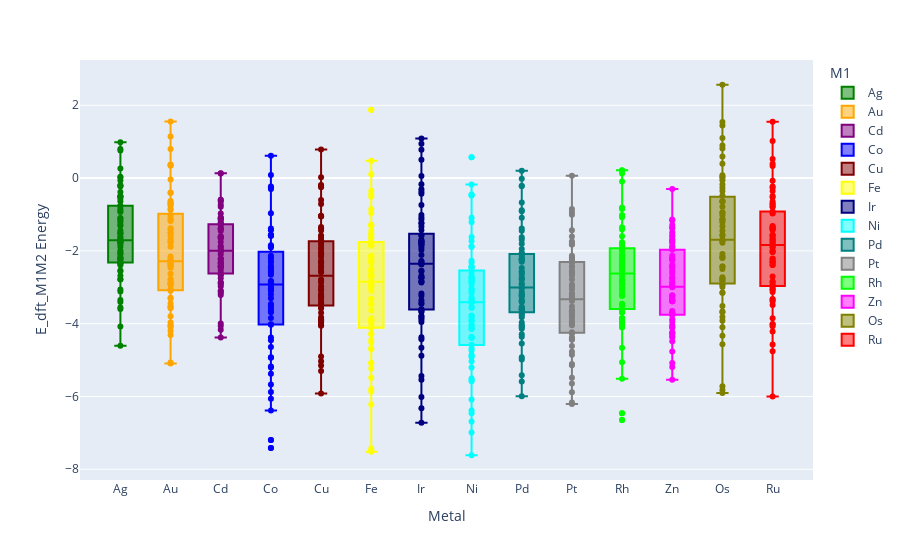

Notebook source saved alongside this figure:
### Markdown cell above
## Boxplot Metal Edft_coh_iqr_df

### Code cell
fig = plot_categorical_energy_boxplot(
    df=Edft_coh_iqr_df,
    x_col='M1',
    color_map=metal_colors,
    y_col='E_dft_M1M2',
    hover_col='system_dacs',
    x_title='Metal',
    y_title='E_dft_M1M2 Energy',
    file_name='Edft_boxplot_iqr'
)


fig.show()

### Figure 1 — Plotly figure (JSON) as saved in the notebook; plotly's stock layout.template omitted (floating-point values rounded to 4 significant figures; data arrays with more than 128 entries replaced by an {"elided": "..."} marker saying what was removed)
{"data": [{"alignmentgroup": "True", "hovertemplate": "M1=%{x}<br>E_dft_M1M2=%{y}<extra></extra>", "legendgroup": "Ag", "marker": {"color": "#008000"}, "name": "Ag", "notched": false, "offsetgroup": "Ag", "orientation": "v", "showlegend": true, "type": "box", "x": ["Ag", "Ag", "Ag", "Ag", "Ag", "Ag", "Ag", "Ag", "Ag", "Ag", "Ag", "Ag", "Ag", "Ag", "Ag", "Ag", "Ag", "Ag", "Ag", "Ag", "Ag", "Ag", "Ag", "Ag", "Ag", "Ag", "Ag", "Ag", "Ag", "Ag", "Ag", "Ag", "Ag", "Ag", "Ag", "Ag", "Ag", "Ag", "Ag", "Ag", "Ag", "Ag", "Ag", "Ag", "Ag", "Ag", "Ag", "Ag", "Ag", "Ag", "Ag", "Ag", "Ag", "Ag", "Ag", "Ag", "Ag", "Ag", "Ag", "Ag", "Ag", "Ag", "Ag", "Ag", "Ag", "Ag", "Ag"], "x0": " ", "xaxis": "x", "y": [-4.081, -3.348, 0.2607, -3.596, -0.2033, -0.3843, -2.54, -1.643, -4.606, -1.757, -3.406, -0.8493, -2.202, -0.5023, -2.392, -3.556, -1.997, -2.341, -3.115, -2.087, 0.03472, -0.6363, -1.508, -0.2283, -1.885, -0.9043, -1.283, -1.312, -0.4983, -1.753, -1.706, -2.341, -2.034, -0.06828, -1.167, -0.7573, -2.21, -2.227, -2.685, -0.5583, -0.9303, -1.103, -1.54, -2.779, -2.332, -2.786, -2.558, -0.7653, -2.08, -2.175, -1.627, -1.499, -1.751, -2.282, -1.208, -3.061, 0.9837, -0.1963, 0.7607, 0.01272, 0.8017, -1.096, -0.5103, -1.438, -1.762, -1.716, -1.818], "y0": " ", "yaxis": "y"}, {"alignmentgroup": "True", "hovertemplate": "M1=%{x}<br>E_dft_M1M2=%{y}<extra></extra>", "legendgroup": "Au", "marker": {"color": "#ffa500"}, "name": "Au", "notched": false, "offsetgroup": "Au", "orientation": "v", "showlegend": true, "type": "box", "x": ["Au", "Au", "Au", "Au", "Au", "Au", "Au", "Au", "Au", "Au", "Au", "Au", "Au", "Au", "Au", "Au", "Au", "Au", "Au", "Au", "Au", "Au", "Au", "Au", "Au", "Au", "Au", "Au", "Au", "Au", "Au", "Au", "Au", "Au", "Au", "Au", "Au", "Au", "Au", "Au", "Au", "Au", "Au", "Au", "Au", "Au", "Au", "Au", "Au", "Au", "Au", "Au", "Au", "Au", "Au", "Au", "Au", "Au", "Au", "Au", "Au", "Au", "Au", "Au", "Au"], "x0": " ", "xaxis": "x", "y": [-5.066, -3.796, 0.3374, -4.035, -1.599, -0.4056, -3.095, -2.283, -5.092, -2.152, -4.062, -0.6966, -0.8506, -3.311, -4.309, -2.63, -3.053, -3.448, -4.091, -4.197, -2.918, -0.04257, -0.7326, -1.741, -0.6646, -2.291, -1.413, -1.889, -1.504, -0.4046, -2.463, -2.41, -2.776, -2.231, -1.018, -1.695, -1.089, -2.888, -2.805, -3.075, -0.8686, -1.151, -1.768, -3.534, -2.93, -3.529, -3.288, -2.883, -2.309, -2.351, -2.396, -3.576, -3.972, 1.557, 0.3634, 1.142, 0.3654, 0.7974, -1.183, -0.7576, -0.6296, -1.497, -1.379, -2.262, -2.353], "y0": " ", "yaxis": "y"}, {"alignmentgroup": "True", "hovertemplate": "M1=%{x}<br>E_dft_M1M2=%{y}<extra></extra>", "legendgroup": "Cd", "marker": {"color": "#800080"}, "name": "Cd", "notched": false, "offsetgroup": "Cd", "orientation": "v", "showlegend": true, "type": "box", "x": ["Cd", "Cd", "Cd", "Cd", "Cd", "Cd", "Cd", "Cd", "Cd", "Cd", "Cd", "Cd", "Cd", "Cd", "Cd", "Cd", "Cd", "Cd", "Cd", "Cd", "Cd", "Cd", "Cd", "Cd", "Cd", "Cd", "Cd", "Cd", "Cd", "Cd", "Cd", "Cd", "Cd", "Cd", "Cd", "Cd", "Cd", "Cd", "Cd", "Cd", "Cd", "Cd", "Cd", "Cd", "Cd", "Cd", "Cd", "Cd", "Cd", "Cd", "Cd", "Cd", "Cd", "Cd", "Cd", "Cd", "Cd", "Cd", "Cd", "Cd", "Cd"], "x0": " ", "xaxis": "x", "y": [-4.168, -4.379, -1.108, -4.062, -0.7902, -0.6402, -1.639, -2.613, -3.994, -2.213, -2.859, -1.598, -2.0, -1.379, -3.102, -1.891, -2.455, -3.156, -1.616, -0.7332, -1.213, -2.009, -0.9702, -2.323, -1.394, -1.455, -1.08, -2.33, -2.879, -2.658, 0.1228, -1.755, -1.655, -2.532, -2.666, -3.102, -1.154, -1.292, -1.87, -1.993, -2.749, -2.98, -0.6032, -1.96, -2.09, -2.207, -1.253, -2.42, -2.914, -2.388, -1.12, -3.21, 0.1308, -1.098, -0.5932, -1.396, -1.275, -2.254, -2.329, -2.423, -2.446], "y0": " ", "yaxis": "y"}, {"alignmentgroup": "True", "hovertemplate": "M1=%{x}<br>E_dft_M1M2=%{y}<extra></extra>", "legendgroup": "Co", "marker": {"color": "#0000ff"}, "name": "Co", "notched": false, "offsetgroup": "Co", "orientation": "v", "showlegend": true, "type": "box", "x": ["Co", "Co", "Co", "Co", "Co", "Co", "Co", "Co", "Co", "Co", "Co", "Co", "Co", "Co", "Co", "Co", "Co", "Co", "Co", "Co", "Co", "Co", "Co", "Co", "Co", "Co", "Co", "Co", "Co", "Co", "Co", "Co", "Co", "Co", "Co", "Co", "Co", "Co", "Co", "Co", "Co", "Co", "Co", "Co", "Co", "Co", "Co", "Co", "Co", "Co", "Co", "Co", "Co", "Co", "Co", "Co", "Co", "Co", "Co", "Co"], "x0": " ", "xaxis": "x", "y": [-6.065, -7.198, -7.419, -5.88, -4.926, -5.375, -6.387, -4.934, -4.639, -5.669, -4.383, -4.456, -5.179, -5.204, -3.105, -1.591, -1.848, -2.549, -1.908, -2.841, -2.488, -2.409, -1.57, -3.064, -2.889, -3.535, -2.961, -1.563, -2.879, -2.587, -3.461, -3.305, -4.016, -2.174, -2.135, -2.573, -2.458, -3.686, -4.032, -2.251, -3.197, -3.502, -3.04, -3.047, -2.825, -3.619, -3.845, -2.311, -3.669, 0.6122, -0.2648, 0.08116, -0.2308, -0.2988, -1.435, -0.9668, -1.57, -1.872, -1.385, -2.655], "y0": " ", "yaxis": "y"}, {"alignmentgroup": "True", "hovertemplate": "M1=%{x}<br>E_dft_M1M2=%{y}<extra></extra>", "legendgroup": "Cu", "marker": {"color": "#800000"}, "name": "Cu", "notched": false, "offsetgroup": "Cu", "orientation": "v", "showlegend": true, "type": "box", "x": ["Cu", "Cu", "Cu", "Cu", "Cu", "Cu", "Cu", "Cu", "Cu", "Cu", "Cu", "Cu", "Cu", "Cu", "Cu", "Cu", "Cu", "Cu", "Cu", "Cu", "Cu", "Cu", "Cu", "Cu", "Cu", "Cu", "Cu", "Cu", "Cu", "Cu", "Cu", "Cu", "Cu", "Cu", "Cu", "Cu", "Cu", "Cu", "Cu", "Cu", "Cu", "Cu", "Cu", "Cu", "Cu", "Cu", "Cu", "Cu", "Cu", "Cu", "Cu", "Cu", "Cu", "Cu", "Cu", "Cu", "Cu", "Cu", "Cu", "Cu", "Cu", "Cu", "Cu", "Cu", "Cu", "Cu", "Cu", "Cu"], "x0": " ", "xaxis": "x", "y": [-5.918, -5.031, -1.376, -5.299, -1.592, -1.675, -0.2017, -4.046, -3.176, -3.228, -4.902, -1.055, -3.562, -1.909, -3.957, -5.15, -3.417, -3.939, -4.06, -3.376, -3.076, -1.033, -1.964, -2.818, -1.444, -2.069, -2.529, -2.588, -1.828, -2.973, -3.066, -3.7, -3.434, -1.344, -2.272, -2.047, -3.279, -3.978, -1.583, -2.167, -2.336, -2.869, -3.896, -3.437, -3.896, -3.907, -1.768, -3.252, -3.252, -2.785, -2.459, -3.062, -3.577, -3.821, -2.406, -3.293, 0.7853, -0.2527, 0.02231, -0.6027, -0.1927, -1.706, -1.05, -0.7107, -2.095, -2.314, -2.114, -2.564], "y0": " ", "yaxis": "y"}, {"alignmentgroup": "True", "hovertemplate": "M1=%{x}<br>E_dft_M1M2=%{y}<extra></extra>", "legendgroup": "Fe", "marker": {"color": "#ffff00"}, "name": "Fe", "notched": false, "offsetgroup": "Fe", "orientation": "v", "showlegend": true, "type": "box", "x": ["Fe", "Fe", "Fe", "Fe", "Fe", "Fe", "Fe", "Fe", "Fe", "Fe", "Fe", "Fe", "Fe", "Fe", "Fe", "Fe", "Fe", "Fe", "Fe", "Fe", "Fe", "Fe", "Fe", "Fe", "Fe", "Fe", "Fe", "Fe", "Fe", "Fe", "Fe", "Fe", "Fe", "Fe", "Fe", "Fe", "Fe", "Fe", "Fe", "Fe", "Fe", "Fe", "Fe", "Fe", "Fe", "Fe", "Fe", "Fe", "Fe", "Fe", "Fe", "Fe", "Fe", "Fe", "Fe", "Fe", "Fe", "Fe", "Fe", "Fe", "Fe", "Fe", "Fe", "Fe", "Fe", "Fe", "Fe"], "x0": " ", "xaxis": "x", "y": [-5.861, -7.517, -7.474, -5.798, -4.702, -7.429, -5.231, -6.223, -4.447, -4.675, -4.52, -5.487, -4.292, -4.268, -5.087, -5.075, -3.094, -1.316, -1.627, -2.289, -1.661, -2.559, -2.27, -2.139, -2.664, -1.28, -2.847, -2.66, -3.473, -2.855, -1.448, -2.722, -2.331, -3.338, -3.043, -3.917, -1.85, -1.743, -2.486, -2.142, -4.111, -3.455, -4.111, -3.917, -1.852, -2.53, -3.319, -2.935, -2.936, -2.691, -3.634, -3.857, -2.191, -3.988, 1.875, 0.4754, -0.5136, 0.1044, -0.4436, -0.3466, -0.8546, -1.29, -0.9616, -1.563, -1.793, -1.533, -2.98], "y0": " ", "yaxis": "y"}, {"alignmentgroup": "True", "hovertemplate": "M1=%{x}<br>E_dft_M1M2=%{y}<extra></extra>", "legendgroup": "Ir", "marker": {"color": "#000080"}, "name": "Ir", "notched": false, "offsetgroup": "Ir", "orientation": "v", "showlegend": true, "type": "box", "x": ["Ir", "Ir", "Ir", "Ir", "Ir", "Ir", "Ir", "Ir", "Ir", "Ir", "Ir", "Ir", "Ir", "Ir", "Ir", "Ir", "Ir", "Ir", "Ir", "Ir", "Ir", "Ir", "Ir", "Ir", "Ir", "Ir", "Ir", "Ir", "Ir", "Ir", "Ir", "Ir", "Ir", "Ir", "Ir", "Ir", "Ir", "Ir", "Ir", "Ir", "Ir", "Ir", "Ir", "Ir", "Ir", "Ir", "Ir", "Ir", "Ir", "Ir", "Ir", "Ir", "Ir", "Ir", "Ir", "Ir", "Ir", "Ir", "Ir", "Ir", "Ir", "Ir", "Ir", "Ir", "Ir", "Ir", "Ir", "Ir", "Ir"], "x0": " ", "xaxis": "x", "y": [-5.538, -6.017, -3.666, -6.325, -2.543, -3.846, -3.675, -4.881, -3.891, -6.72, -4.375, -5.44, -3.606, -3.953, -2.841, -3.785, -4.665, -3.431, -3.451, -4.427, -2.747, -0.1692, -0.7412, -1.235, -1.083, -1.763, -1.757, -1.563, -1.904, -0.3762, -2.281, -1.973, -2.683, -1.828, -1.017, -2.292, -1.743, -2.737, -2.351, -3.174, -1.427, -1.14, -1.694, -1.244, -3.614, -2.871, -3.614, -3.234, -1.587, -2.562, -2.842, -2.114, -2.353, -1.728, -2.727, -3.358, -1.809, -3.809, 0.7778, 1.089, 0.9398, 0.5008, 0.0588, -0.3042, -0.4282, -1.837, -1.333, -2.348, -2.371], "y0": " ", "yaxis": "y"}, {"alignmentgroup": "True", "hovertemplate": "M1=%{x}<br>E_dft_M1M2=%{y}<extra></extra>", "legendgroup": "Ni", "marker": {"color": "#00ffff"}, "name": "Ni", "notched": false, "offsetgroup": "Ni", "orientation": "v", "showlegend": true, "type": "box", "x": ["Ni", "Ni", "Ni", "Ni", "Ni", "Ni", "Ni", "Ni", "Ni", "Ni", "Ni", "Ni", "Ni", "Ni", "Ni", "Ni", "Ni", "Ni", "Ni", "Ni", "Ni", "Ni", "Ni", "Ni", "Ni", "Ni", "Ni", "Ni", "Ni", "Ni", "Ni", "Ni", "Ni", "Ni", "Ni", "Ni", "Ni", "Ni", "Ni", "Ni", "Ni", "Ni", "Ni", "Ni", "Ni", "Ni", "Ni", "Ni", "Ni", "Ni", "Ni", "Ni", "Ni", "Ni", "Ni", "Ni", "Ni", "Ni", "Ni", "Ni", "Ni", "Ni", "Ni", "Ni", "Ni", "Ni", "Ni", "Ni"], "x0": " ", "xaxis": "x", "y": [-6.383, -6.689, -4.116, -6.988, -3.102, -5.547, -4.74, -7.615, -4.916, -6.462, -4.685, -5.03, -4.898, -6.084, -4.856, -5.201, -5.505, -5.585, -3.775, -1.729, -2.452, -3.071, -2.274, -3.325, -2.734, -2.868, -3.031, -1.879, -3.366, -3.285, -4.029, -3.401, -1.885, -3.163, -2.843, -3.925, -3.787, -4.358, -2.438, -2.497, -2.758, -2.773, -4.584, -4.146, -4.585, -4.39, -2.684, -3.915, -4.137, -3.572, -3.541, -3.428, -4.064, -4.389, -2.821, -3.842, 0.5745, -0.4505, -0.1775, -0.4695, -0.4785, -1.204, -1.618, -1.093, -2.327, -2.422, -2.586, -2.92], "y0": " ", "yaxis": "y"}, {"alignmentgroup": "True", "hovertemplate": "M1=%{x}<br>E_dft_M1M2=%{y}<extra></extra>", "legendgroup": "Pd", "marker": {"color": "#008080"}, "name": "Pd", "notched": false, "offsetgroup": "Pd", "orientation": "v", "showlegend": true, "type": "box", "x": ["Pd", "Pd", "Pd", "Pd", "Pd", "Pd", "Pd", "Pd", "Pd", "Pd", "Pd", "Pd", "Pd", "Pd", "Pd", "Pd", "Pd", "Pd", "Pd", "Pd", "Pd", "Pd", "Pd", "Pd", "Pd", "Pd", "Pd", "Pd", "Pd", "Pd", "Pd", "Pd", "Pd", "Pd", "Pd", "Pd", "Pd", "Pd", "Pd", "Pd", "Pd", "Pd", "Pd", "Pd", "Pd", "Pd", "Pd", "Pd", "Pd", "Pd", "Pd", "Pd", "Pd", "Pd", "Pd", "Pd", "Pd", "Pd", "Pd", "Pd", "Pd", "Pd", "Pd", "Pd", "Pd", "Pd", "Pd"], "x0": " ", "xaxis": "x", "y": [-4.983, -5.587, -3.22, -5.994, -2.069, -3.393, -3.391, -4.548, -3.608, -3.965, -5.415, -3.625, -2.741, -3.722, -4.92, -3.533, -3.677, -4.143, -4.36, -4.292, -3.214, -0.9148, -1.623, -2.167, -1.694, -2.471, -2.296, -2.106, -2.245, -1.092, -2.766, -2.576, -3.183, -2.581, -1.445, -2.792, -3.35, -3.032, -3.592, -2.081, -2.253, -2.058, -4.05, -3.579, -4.05, -3.769, -2.233, -3.261, -3.687, -3.006, -3.127, -2.652, -3.388, -3.825, -2.232, -4.101, -0.2148, 0.1992, -0.2158, -0.02178, -0.6718, -1.383, -0.8848, -1.805, -1.951, -2.906, -2.918], "y0": " ", "yaxis": "y"}, {"alignmentgroup": "True", "hovertemplate": "M1=%{x}<br>E_dft_M1M2=%{y}<extra></extra>", "legendgroup": "Pt", "marker": {"color": "#808080"}, "name": "Pt", "notched": false, "offsetgroup": "Pt", "orientation": "v", "showlegend": true, "type": "box", "x": ["Pt", "Pt", "Pt", "Pt", "Pt", "Pt", "Pt", "Pt", "Pt", "Pt", "Pt", "Pt", "Pt", "Pt", "Pt", "Pt", "Pt", "Pt", "Pt", "Pt", "Pt", "Pt", "Pt", "Pt", "Pt", "Pt", "Pt", "Pt", "Pt", "Pt", "Pt", "Pt", "Pt", "Pt", "Pt", "Pt", "Pt", "Pt", "Pt", "Pt", "Pt", "Pt", "Pt", "Pt", "Pt", "Pt", "Pt", "Pt", "Pt", "Pt", "Pt", "Pt", "Pt", "Pt", "Pt", "Pt", "Pt", "Pt", "Pt", "Pt", "Pt", "Pt", "Pt", "Pt"], "x0": " ", "xaxis": "x", "y": [-6.166, -5.644, -3.351, -6.211, -2.195, -3.757, -3.692, -4.855, -4.009, -4.267, -5.884, -4.046, -4.378, -2.972, -4.44, -5.489, -3.975, -4.234, -4.773, -5.108, -5.146, -3.662, -0.8468, -1.604, -2.283, -1.825, -2.574, -2.422, -2.323, -2.284, -1.006, -3.167, -2.667, -3.307, -2.604, -1.746, -2.924, -3.668, -3.23, -3.795, -2.178, -2.242, -2.135, -4.415, -3.86, -4.415, -3.969, -2.442, -3.623, -3.939, -3.282, -3.377, -2.781, -3.53, -4.264, -2.544, -4.615, 0.06324, -1.437, -0.9288, -1.784, -1.823, -3.188, -3.053], "y0": " ", "yaxis": "y"}, {"alignmentgroup": "True", "hovertemplate": "M1=%{x}<br>E_dft_M1M2=%{y}<extra></extra>", "legendgroup": "Rh", "marker": {"color": "#00ff00"}, "name": "Rh", "notched": false, "offsetgroup": "Rh", "orientation": "v", "showlegend": true, "type": "box", "x": ["Rh", "Rh", "Rh", "Rh", "Rh", "Rh", "Rh", "Rh", "Rh", "Rh", "Rh", "Rh", "Rh", "Rh", "Rh", "Rh", "Rh", "Rh", "Rh", "Rh", "Rh", "Rh", "Rh", "Rh", "Rh", "Rh", "Rh", "Rh", "Rh", "Rh", "Rh", "Rh", "Rh", "Rh", "Rh", "Rh", "Rh", "Rh", "Rh", "Rh", "Rh", "Rh", "Rh", "Rh", "Rh", "Rh", "Rh", "Rh", "Rh", "Rh", "Rh", "Rh", "Rh", "Rh", "Rh", "Rh", "Rh", "Rh", "Rh", "Rh", "Rh", "Rh"], "x0": " ", "xaxis": "x", "y": [-4.082, -6.463, -4.102, -6.647, -3.86, -5.058, -4.01, -4.66, -5.512, -3.699, -3.495, -3.453, -3.92, -2.914, -0.8155, -1.412, -1.797, -1.599, -2.257, -2.219, -2.09, -2.439, -1.077, -2.554, -2.402, -3.099, -2.382, -1.353, -2.682, -2.251, -3.02, -2.79, -3.594, -1.927, -1.763, -2.312, -1.853, -3.853, -3.234, -3.853, -3.654, -1.979, -2.904, -3.224, -2.501, -2.802, -2.177, -3.195, -3.488, -2.131, -3.974, -0.09146, 0.2065, 0.1225, 0.2155, -0.8525, -0.8205, -1.015, -2.433, -1.998, -2.907, -2.815], "y0": " ", "yaxis": "y"}, {"alignmentgroup": "True", "hovertemplate": "M1=%{x}<br>E_dft_M1M2=%{y}<extra></extra>", "legendgroup": "Zn", "marker": {"color": "#ff00ff"}, "name": "Zn", "notched": false, "offsetgroup": "Zn", "orientation": "v", "showlegend": true, "type": "box", "x": ["Zn", "Zn", "Zn", "Zn", "Zn", "Zn", "Zn", "Zn", "Zn", "Zn", "Zn", "Zn", "Zn", "Zn", "Zn", "Zn", "Zn", "Zn", "Zn", "Zn", "Zn", "Zn", "Zn", "Zn", "Zn", "Zn", "Zn", "Zn", "Zn", "Zn", "Zn", "Zn", "Zn", "Zn", "Zn", "Zn", "Zn", "Zn", "Zn", "Zn", "Zn", "Zn", "Zn", "Zn", "Zn", "Zn", "Zn", "Zn", "Zn", "Zn", "Zn", "Zn", "Zn", "Zn", "Zn", "Zn", "Zn", "Zn", "Zn", "Zn", "Zn", "Zn"], "x0": " ", "xaxis": "x", "y": [-4.766, -5.538, -1.489, -5.19, -1.787, -1.752, -1.29, -2.459, -5.08, -2.905, -4.374, -1.565, -2.136, -2.998, -4.235, -1.608, -2.726, -3.354, -4.115, -3.694, -2.86, -3.231, -1.683, -3.716, -2.193, -2.77, -1.871, -3.382, -3.758, -4.273, -4.041, -1.138, -2.541, -2.381, -3.758, -4.101, -4.482, -1.969, -2.622, -2.955, -3.338, -3.945, -4.337, -1.715, -3.307, -3.251, -3.382, -2.26, -3.879, -4.261, -3.652, -2.428, -3.728, -0.297, -1.369, -1.368, -1.167, -2.229, -1.902, -2.978, -3.22, -3.385], "y0": " ", "yaxis": "y"}, {"alignmentgroup": "True", "hovertemplate": "M1=%{x}<br>E_dft_M1M2=%{y}<extra></extra>", "legendgroup": "Os", "marker": {"color": "#808000"}, "name": "Os", "notched": false, "offsetgroup": "Os", "orientation": "v", "showlegend": true, "type": "box", "x": ["Os", "Os", "Os", "Os", "Os", "Os", "Os", "Os", "Os", "Os", "Os", "Os", "Os", "Os", "Os", "Os", "Os", "Os", "Os", "Os", "Os", "Os", "Os", "Os", "Os", "Os", "Os", "Os", "Os", "Os", "Os", "Os", "Os", "Os", "Os", "Os", "Os", "Os", "Os", "Os", "Os", "Os", "Os", "Os", "Os", "Os", "Os", "Os", "Os", "Os", "Os", "Os", "Os", "Os", "Os", "Os", "Os", "Os", "Os", "Os", "Os", "Os", "Os"], "x0": " ", "xaxis": "x", "y": [-5.82, -3.515, -5.902, -2.191, -3.149, -3.153, -4.334, -2.99, -5.722, -3.668, -4.569, -2.926, -2.921, -2.088, -2.812, -4.1, -2.756, -2.83, -3.686, -3.917, -3.817, -2.153, 0.8111, 0.0111, -0.3529, -0.1789, -0.7879, -0.6339, -1.115, 0.5941, -1.153, -1.144, -1.725, 0.0391, -1.326, -0.6269, -1.565, -1.575, -2.197, -0.0579, 0.0751, -0.6499, -2.431, -2.432, -2.5, -0.2689, -1.726, -1.692, -0.9379, -1.215, -1.02, -1.778, -2.725, -0.9569, -2.767, 2.564, 1.447, 1.538, 1.098, 0.8971, 0.3921, -0.4769, -1.448], "y0": " ", "yaxis": "y"}, {"alignmentgroup": "True", "hovertemplate": "M1=%{x}<br>E_dft_M1M2=%{y}<extra></extra>", "legendgroup": "Ru", "marker": {"color": "#ff0000"}, "name": "Ru", "notched": false, "offsetgroup": "Ru", "orientation": "v", "showlegend": true, "type": "box", "x": ["Ru", "Ru", "Ru", "Ru", "Ru", "Ru", "Ru", "Ru", "Ru", "Ru", "Ru", "Ru", "Ru", "Ru", "Ru", "Ru", "Ru", "Ru", "Ru", "Ru", "Ru", "Ru", "Ru", "Ru", "Ru", "Ru", "Ru", "Ru", "Ru", "Ru", "Ru", "Ru", "Ru", "Ru", "Ru", "Ru", "Ru", "Ru", "Ru", "Ru", "Ru", "Ru", "Ru", "Ru", "Ru", "Ru", "Ru", "Ru", "Ru", "Ru", "Ru", "Ru", "Ru", "Ru", "Ru", "Ru", "Ru", "Ru", "Ru", "Ru", "Ru", "Ru", "Ru", "Ru", "Ru", "Ru"], "x0": " ", "xaxis": "x", "y": [-3.488, -3.384, -4.572, -3.344, -6.003, -4.007, -4.76, -3.13, -2.391, -3.323, -4.215, -2.928, -3.066, -3.852, -4.023, -4.069, -2.391, -0.07482, -0.7288, -0.9738, -0.7888, -1.382, -1.384, -1.317, -1.793, -0.2678, -1.615, -1.728, -2.318, -1.425, -0.4928, -1.889, -1.336, -1.903, -2.211, -2.707, -0.7888, -0.6408, -1.397, -0.6968, -2.848, -1.995, -2.848, -3.008, -0.9158, -2.309, -2.289, -1.58, -1.685, -1.755, -2.23, -2.964, -1.554, -3.065, 1.545, 0.3962, 0.5242, 1.016, 0.3342, -0.2308, -0.3518, -0.5258, -0.9628, -1.672, -2.03, -2.031], "y0": " ", "yaxis": "y"}, {"hovertext": {"elided": "909 str values"}, "marker": {"color": {"elided": "909 str values"}}, "mode": "markers", "showlegend": false, "type": "scatter", "x": {"elided": "909 str values"}, "y": {"elided": "909 float values"}}], "layout": {"boxmode": "overlay", "legend": {"title": {"text": "M1"}, "tracegroupgap": 0}, "margin": {"t": 60}, "xaxis": {"anchor": "y", "categoryarray": ["Ag", "Au", "Cd", "Co", "Cu", "Fe", "Ir", "Ni", "Pd", "Pt", "Rh", "Zn", "Os", "Ru"], "categoryorder": "array", "domain": [0, 1], "title": {"text": "Metal"}}, "yaxis": {"anchor": "x", "domain": [0, 1], "title": {"text": "E_dft_M1M2 Energy"}}}}
